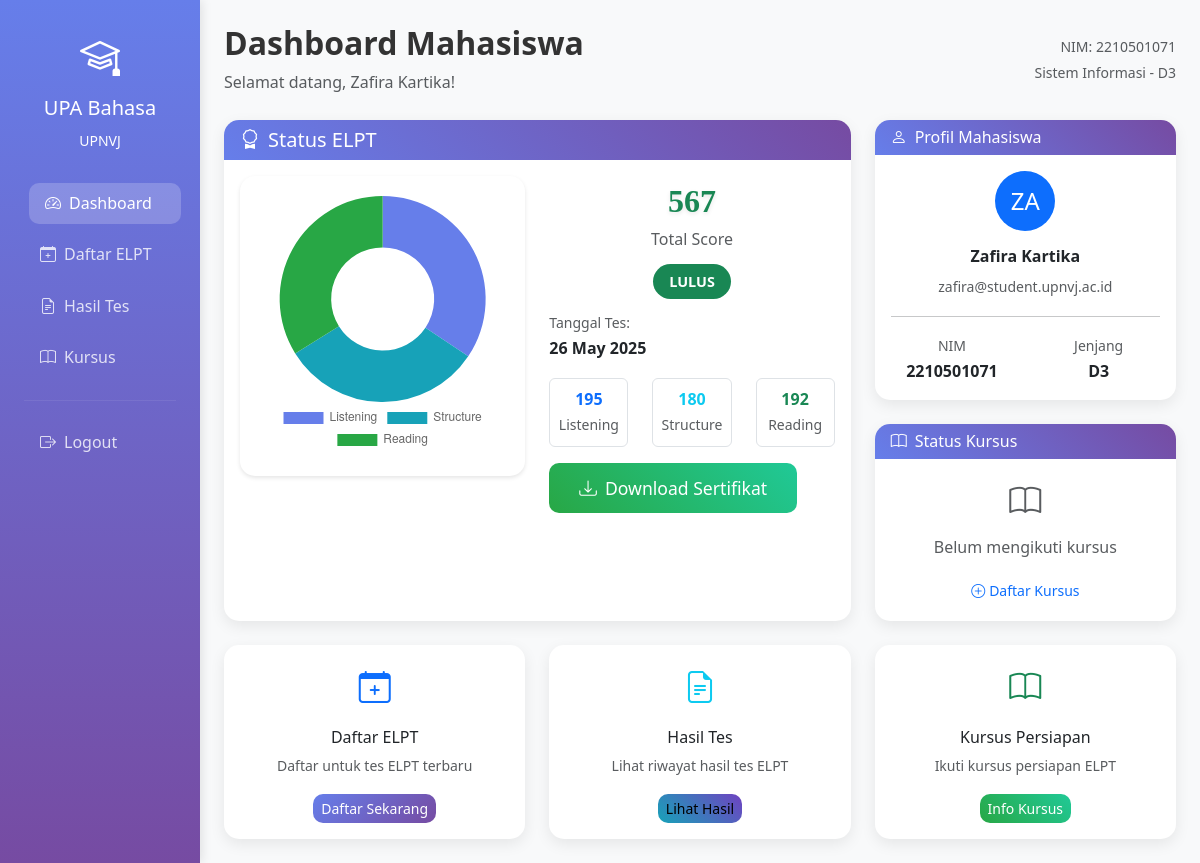
The app's page /student/dashboard.php (signed in), older data.
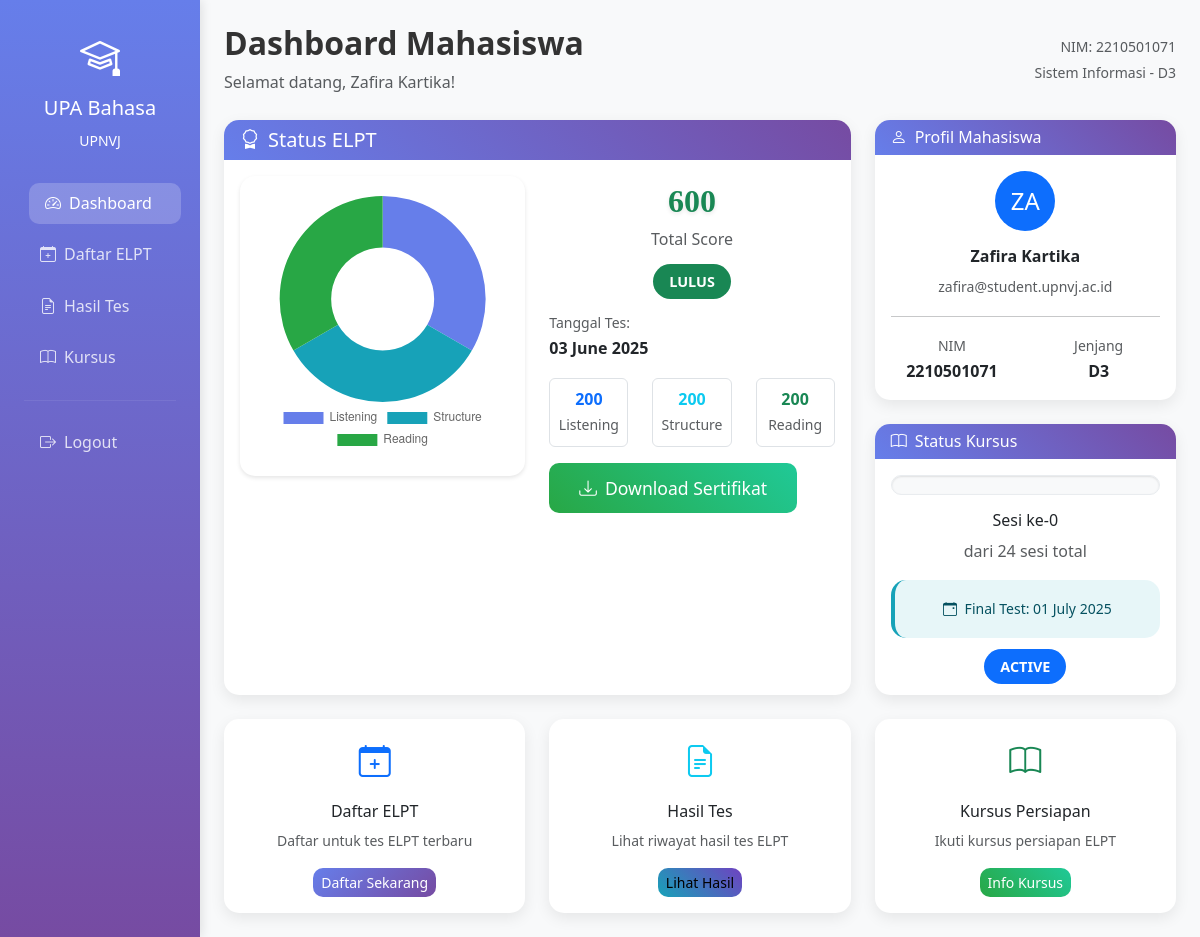
The same page, newer data.
### tables this page shows
CREATE TABLE `elpt_results` (
  `id` int(11) NOT NULL,
  `user_id` int(11) NOT NULL,
  `registration_id` int(11) NOT NULL,
  `listening_score` int(11) NOT NULL,
  `structure_score` int(11) NOT NULL,
  `reading_score` int(11) NOT NULL,
  `total_score` int(11) GENERATED ALWAYS AS (`listening_score` + `structure_score` + `reading_score`) STORED,
  `is_passed` tinyint(1) GENERATED ALWAYS AS (case when `listening_score` + `structure_score` + `reading_score` >= 450 then 1 else 0 end) STORED,
  `test_date` date NOT NULL,
  `certificate_number` varchar(100) DEFAULT NULL,
  `created_at` timestamp NOT NULL DEFAULT current_timestamp()
);

CREATE TABLE `courses` (
  `id` int(11) NOT NULL,
  `user_id` int(11) NOT NULL,
  `current_session` int(11) DEFAULT 1,
  `total_sessions` int(11) DEFAULT 24,
  `final_test_date` date DEFAULT NULL,
  `status` enum('active','completed','pending') DEFAULT 'pending',
  `created_at` timestamp NOT NULL DEFAULT current_timestamp(),
  `updated_at` timestamp NOT NULL DEFAULT current_timestamp() ON UPDATE current_timestamp(),
  `payment_status` enum('pending','payment_uploaded','confirmed','active','completed') DEFAULT 'pending',
  `billing_number` varchar(50) DEFAULT NULL,
  `payment_proof_file` varchar(255) DEFAULT NULL,
  `payment_proof_uploaded_at` timestamp NULL DEFAULT NULL
);

### config/database.php (called while the page is built, shortened)
<?php
function formatDate($date) {
    return date('d F Y', strtotime($date));
}
?>

### student/dashboard.php (the view, shortened to what the changed rows need)
<?php
require_once '../config/database.php';
$stmt = $pdo->prepare("SELECT * FROM elpt_results WHERE user_id = ? ORDER BY test_date DESC LIMIT 1");
$stmt->execute([$_SESSION['user_id']]);
$latest_result = $stmt->fetch();
$stmt = $pdo->prepare("SELECT * FROM courses WHERE user_id = ? ORDER BY created_at DESC LIMIT 1");
$stmt->execute([$_SESSION['user_id']]);
$course_status = $stmt->fetch();
?>
<!DOCTYPE html>
<html lang="id">
<head>
    <link href="https://cdn.jsdelivr.net/npm/bootstrap@5.3.0/dist/css/bootstrap.min.css" rel="stylesheet">
    <link href="https://cdn.jsdelivr.net/npm/bootstrap-icons@1.10.0/font/bootstrap-icons.css" rel="stylesheet">
    <link href="../assets/css/custom.css" rel="stylesheet">
    <link href="../assets/css/student.css" rel="stylesheet">
</head>
<body class="bg-light">
    <div class="container-fluid">
        <div class="row">
            <div class="col-md-9 col-lg-10 p-4">
                <div class="d-flex justify-content-between align-items-center mb-4">
                    <div>
                        <h2 class="fw-bold">Dashboard Mahasiswa</h2>
                    </div>
                </div>
                <div class="row g-4 mb-4">
                    <div class="col-lg-8">
                        <div class="card h-100">
                            <div class="card-body">
                                <?php if ($latest_result): ?>
                                    <div class="row">
                                        <div class="col-md-6">
                                            <div class="chart-container">
                                                <canvas id="scoreChart"></canvas>
                                            </div>
                                        </div>
                                        <div class="col-md-6">
                                            <div class="text-center mb-3">
                                                <div class="score-display <?= $latest_result['total_score'] >= 450 ? 'text-success' : 'text-warning' ?>">
                                                    <?= $latest_result['total_score'] ?>
                                                </div>
                                                <p class="text-muted">Total Score</p>
                                                <span class="status-badge <?= $latest_result['total_score'] >= 450 ? 'bg-success' : 'bg-warning' ?> text-white">
                                                    <?= $latest_result['total_score'] >= 450 ? 'LULUS' : 'BELUM LULUS' ?>
                                                </span>
                                            </div>
                                            <div class="mb-3">
                                                <small class="text-muted">Tanggal Tes:</small><br>
                                                <strong><?= formatDate($latest_result['test_date']) ?></strong>
                                            </div>
                                            <div class="row text-center">
                                                <div class="col-4">
                                                    <div class="border rounded p-2">
                                                        <div class="fw-bold text-primary"><?= $latest_result['listening_score'] ?></div>
                                                        <small class="text-muted">Listening</small>
                                                    </div>
                                                </div>
                                                <div class="col-4">
                                                    <div class="border rounded p-2">
                                                        <div class="fw-bold text-info"><?= $latest_result['structure_score'] ?></div>
                                                        <small class="text-muted">Structure</small>
                                                    </div>
                                                </div>
                                                <div class="col-4">
                                                    <div class="border rounded p-2">
                                                        <div class="fw-bold text-success"><?= $latest_result['reading_score'] ?></div>
                                                        <small class="text-muted">Reading</small>
                                                    </div>
                                                </div>
                                            </div>
                                            <div class="mt-3">
                                                <?php if ($latest_result['total_score'] >= 450): ?>
                                                    <a href="../download-certificate.php?id=<?= $latest_result['id'] ?>" class="btn btn-success btn-lg" target="_blank">
                                                        <i class="bi bi-download me-2"></i>Download Sertifikat
                                                    </a>
                                                <?php endif; ?>
                                            </div>
                                        </div>
                                    </div>
                                <?php endif; ?>
                            </div>
                        </div>
                    </div>
                    <div class="col-lg-4">
                        <div class="card">
                            <div class="card-body">
                                <?php if ($course_status): ?>
                                    <div class="text-center">
                                        <div class="progress session-progress mb-3" style="height: 20px;">
                                        </div>
                                        <h6>Sesi ke-<?= $course_status['current_session'] ?></h6>
                                        <p class="text-muted mb-3">dari <?= $course_status['total_sessions'] ?> sesi total</p>
                                        <?php if ($course_status['final_test_date']): ?>
                                            <div class="alert alert-info">
                                                <small>
                                                    <i class="bi bi-calendar-event me-1"></i>
                                                    Final Test: <?= formatDate($course_status['final_test_date']) ?>
                                                </small>
                                            </div>
                                        <?php endif; ?>
                                        <span class="status-badge <?=
                                            $course_status['status'] === 'completed' ? 'bg-success' :
                                            ($course_status['status'] === 'active' ? 'bg-primary' : 'bg-warning')
                                        ?> text-white">
                                            <?= strtoupper($course_status['status']) ?>
                                        </span>
                                    </div>
                                <?php else: ?>
                                    <div class="text-center">
                                        <i class="bi bi-book text-muted" style="font-size: 2rem;"></i>
                                        <p class="text-muted mt-2">Belum mengikuti kursus</p>
                                        <a href="course.php" class="btn btn-outline-primary btn-sm">
                                            <i class="bi bi-plus-circle me-1"></i>Daftar Kursus
                                        </a>
                                    </div>
                                <?php endif; ?>
                            </div>
                        </div>
                    </div>
                </div>
            </div>
        </div>
    </div>
    <?php if ($latest_result): ?>
    <script>
        // Create score chart
        const ctx = document.getElementById('scoreChart').getContext('2d');
        const scoreChart = new Chart(ctx, {
            type: 'doughnut',
            data: {
                labels: ['Listening', 'Structure', 'Reading'],
                datasets: [{
                    data: [<?= $latest_result['listening_score'] ?>, <?= $latest_result['structure_score'] ?>, <?= $latest_result['reading_score'] ?>],
                    backgroundColor: [
                        '#667eea',
                        '#17a2b8',
                        '#28a745'
                    ],
                    borderWidth: 0
                }]
            },
            options: {
                responsive: true,
                maintainAspectRatio: false,
                plugins: {
                    legend: {
                        position: 'bottom'
                    }
                }
            }
        });
    </script>
    <?php endif; ?>
</body>
</html>

Row changes from the older to the newer data that the page shows:
removed elpt_results: total_score "567", test_date "26 May 2025", listening_score "195", structure_score "180", reading_score "192"
added elpt_results: total_score "600", test_date "03 June 2025", listening_score "200", structure_score "200", reading_score "200"
added courses: current_session "0", total_sessions "24", final_test_date "01 July 2025", status "ACTIVE"
Text that changed along with them:
chart data {{ $latest_result['listening_score'] }}: 195 → 200
chart data {{ $latest_result['structure_score'] }}: 180 → 200
chart data {{ $latest_result['reading_score'] }}: 192 → 200
text no longer shown: "Belum mengikuti kursus Daftar Kursus"
text now shown: "Sesi ke- dari sesi total Final Test:"
